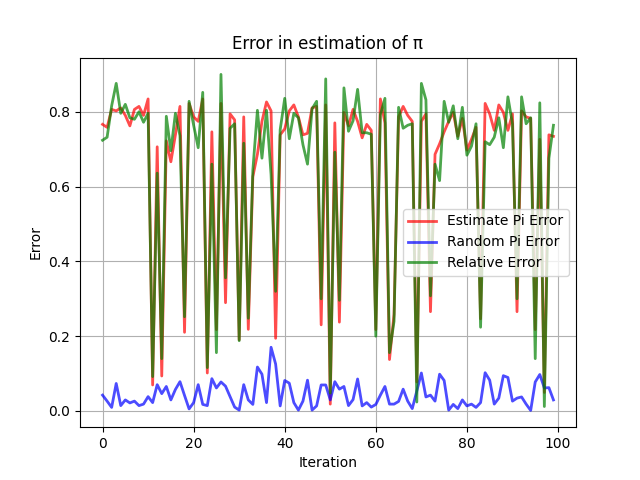

Python code for this plot:
from pseudo_random_generator import pseudoRandNumGen, numberOfDigits
import time as t
import random
import matplotlib.pyplot as plt
def generate(k):
    seed = int(str(t.time()).replace(".", "")) % 10**10
    # seed=8490255455
    x = pseudoRandNumGen(seed, k)
    # print(seed)
    # reverse the seed
    seed = reversed(str(seed))
    seed = int("".join(seed))
    y = pseudoRandNumGen(seed, k)
    # print(seed)
    return x, y

def inSquare(l):
    x, y = generate(l)
    max_len = max(numberOfDigits(x[0]), numberOfDigits(y[0]))
    # print(x,y)
    scale_factor = 10 ** max_len
    for i in range(len(x)):
        if x[i] % 2==0:
            # make it positive
            x[i]=x[i]/(10**10)
            x[i]=round(x[i],6) 
        else:
            x[i]=x[i]/(10**10)
            x[i]=1-x[i]
            x[i]=round(x[i],6)
    for i in range(len(y)):
        if y[i] % 2==0:
            y[i]=y[i]/(10**10)
            y[i]=round(y[i],6)
        else:
            y[i]=y[i]/(10**10)
            y[i]=1-y[i]
            y[i]=round(y[i],6)
    # print(x, y)
    return x, y

def estimate_pi(l):
    x, y = inSquare(l)
    count = sum(1 for i in range(len(x)) if x[i]**2 + y[i]**2 <= 1)
    return count / l * 4

def estimate_pi_using_random(l):
    x=[round(random.random()*2-1,6) for i in range(l) ]
    y=[round(random.random()*2-1,6) for i in range(l) ]
    # print(x,y)
    count=sum(1 for i in range(len(x)) if x[i]**2 + y[i]**2 <= 1)
    return count / l * 4    
def estimate_pi_error(l):
    return abs(l - 3.141592653589793)
if __name__ == "__main__":
    estPieError=[]
    randPieError=[]
    relError=[]
    bestPie=0
    for i in range(100):
        estPie=estimate_pi(1000)
        if(i==0):
            bestPie=estPie
        else:
            if (estimate_pi_error(estPie)<estimate_pi_error(bestPie)):
                bestPie=estPie
        randPie=estimate_pi_using_random(1000)
        plt.plot()
        estPieError.append(estimate_pi_error(estPie))
        randPieError.append(estimate_pi_error(randPie))
        relError.append(abs(estPie-randPie))
    print(f"CLosest value to π: {bestPie}")
    plt.plot(estPieError, 'r-', label='Estimate Pi Error', linewidth=2, alpha=0.7)
    plt.plot(randPieError, 'b-', label='Random Pi Error', linewidth=2, alpha=0.7)
    plt.plot(relError, 'g-', label='Relative Error', linewidth=2, alpha=0.7)
    plt.legend()
    plt.grid()
    plt.xlabel('Iteration')
    plt.ylabel('Error')
    plt.title('Error in estimation of π')
    plt.savefig('estimation_of_pie.png')
    plt.show()


# 668234434
# 434432866
# Replace the plot code with the following:
print(f"Closest value to π: {bestPie}")

# Enhance the graph's appearance
plt.figure(figsize=(10, 6))  # Set figure size for better visibility

# Plot errors with enhanced styles
plt.plot(estPieError, 'r-', label='Estimate π Error', linewidth=2.5, alpha=0.8, marker='o', markersize=5)
plt.plot(randPieError, 'b--', label='Random π Error', linewidth=2.5, alpha=0.8, marker='x', markersize=5)
plt.plot(relError, 'g-.', label='Relative Error', linewidth=2.5, alpha=0.8, marker='s', markersize=5)

# Add labels with larger font sizes
plt.xlabel('Iteration', fontsize=14, fontweight='bold')
plt.ylabel('Error', fontsize=14, fontweight='bold')
plt.title('Error in Estimation of π', fontsize=16, fontweight='bold', color='darkblue')

# Add a grid for better visual guidance
plt.grid(color='gray', linestyle='--', linewidth=0.5, alpha=0.7)

# Add legend with enhanced visibility
plt.legend(fontsize=12, loc='upper right', frameon=True, shadow=True, borderpad=1)

# Add annotations for better insight
plt.annotate(f"Closest to π: {bestPie:.5f}", 
             xy=(len(estPieError) - 1, estPieError[-1]), 
             xytext=(len(estPieError) - 20, max(estPieError) - 0.1),
             arrowprops=dict(facecolor='black', arrowstyle='->'),
             fontsize=12, color='darkred')

# Save and show the graph
plt.savefig('estimation_of_pi_improved.png', dpi=300, bbox_inches='tight')  # High-quality save
plt.show()